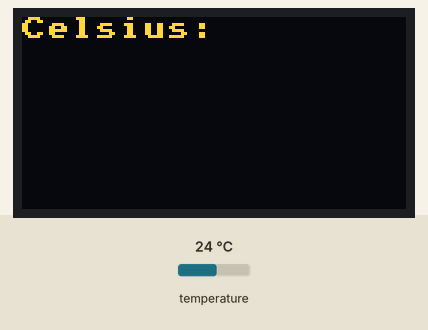
A sketch run on a simulated Arduino Uno, built with avr-gcc and run on an emulated ATmega328P. Parts: 128×64 one-colour display. The inputs (shaded band) are chosen by the test bench; at power-on: temperature 24 °C. The OLED is the two-colour kind (top 16 rows yellow); what the sketch prints to the serial monitor is not drawn.

Above: at 0.9 s.

Measured:
- what the display in image 0 shows lasts 0.8 s, from 0.9 s to 1.7 s

The sketch:

Simple-Temperature2.0.ino
```cpp
// Die Adresse des Sensors ist hardcoded. Sie kann mit "OneWire-GetAdress" ermittelt werden.
// Es sind 8 Felder, jedes davon beginnt mit "0x"


#include <OneWire.h>
#include <DallasTemperature.h>
#include <Adafruit_GFX.h>
//#include <Adafruit_SSD1306.h>
#include <U8x8lib.h>

U8X8_SSD1306_128X64_NONAME_HW_I2C u8x8(SCL, SDA, U8X8_PIN_NONE);

// Create a Onewire Referenca and assign it to pin 10 on your Arduino
OneWire oneWire(10);

// declare as sensor referenec by passing oneWire reference to Dallas Temperature.
DallasTemperature sensors(&oneWire);

// declare your device address
// YOUR ADDRESS GOES HERE!!!!
DeviceAddress tempSensor = {0x28, 0xFF, 0x4B, 0x23, 0x71, 0x17, 0x3, 0xD};


// A Variable to hold the temperature you retrieve
float celsius;
bool ping = true;
int x = 0;

void setup(void)
{
  u8x8.begin();

  // start serial port
  Serial.begin(9600);
  //display.begin(SSD1306_SWITCHCAPVCC, 0x3C);

  // set the resolution to 9 bit - Valid values are 9, 10, or 11 bit. Or 12
 // sensors.setResolution(tempSensor, 11);
 sensors.setResolution(tempSensor,12);

  // confirm that we set that resolution by asking the DS18B20 to repeat it back
  Serial.print("Sensor Resolution: ");
  Serial.println(sensors.getResolution(tempSensor), DEC);
  Serial.println();

// welcome screen
//  welcome();

}


void loop(void)
{
  // Tell the Sensor to Measure and Remember the Temperature it Measured
  sensors.requestTemperaturesByAddress(tempSensor); // Send the command to get temperatures

  // Get the temperature that you told the sensor to measure
  celsius = sensors.getTempC(tempSensor);

//  Serial.print("Celsius: ");
//  Serial.println(celsius,4);  // The four just increases the resolution that is printed

/*
  display.clearDisplay();
  display.setCursor(0,0);
  display.setTextColor(WHITE);
  display.setTextSize(1);
  display.println("Celsius:");
  display.println();
  display.setCursor(0,20);
  display.setTextSize(4);
  display.print(celsius);
  */

  u8x8.setFont(u8x8_font_amstrad_cpc_extended_f);
  u8x8.clear();
  u8x8.noInverse();
  u8x8.setCursor(0,1);
  u8x8.clearDisplay();
  u8x8.setCursor(0,0);
//  display.setTextColor(WHITE);
//  display.setTextSize(1);
  u8x8.println("Celsius:");
  u8x8.println();
  u8x8.setCursor(0,20);
//  u8x8.setTextSize(4);
  u8x8.print(celsius,10);

  if(ping == true)
  x++;
  if(x >= 122)
  ping = false;
  if(ping == false)
  x--;
  if(x <= 0)
  ping = true;

//  display.fillCircle(3 + x, 60, 2, WHITE);

//  display.display();
//delay(10);

}

/*
void welcome() {
  display.clearDisplay();
  display.setTextSize(3);
  display.setTextColor(WHITE);
  display.setCursor(10, 20);
  display.print("Hi! :P");
  for (int i = 0; i < 10; i++) {
    display.invertDisplay(true);
    display.display();
    delay(10);
    display.invertDisplay(false);
    delay(10);
    display.display();
  }
}
*/
```
